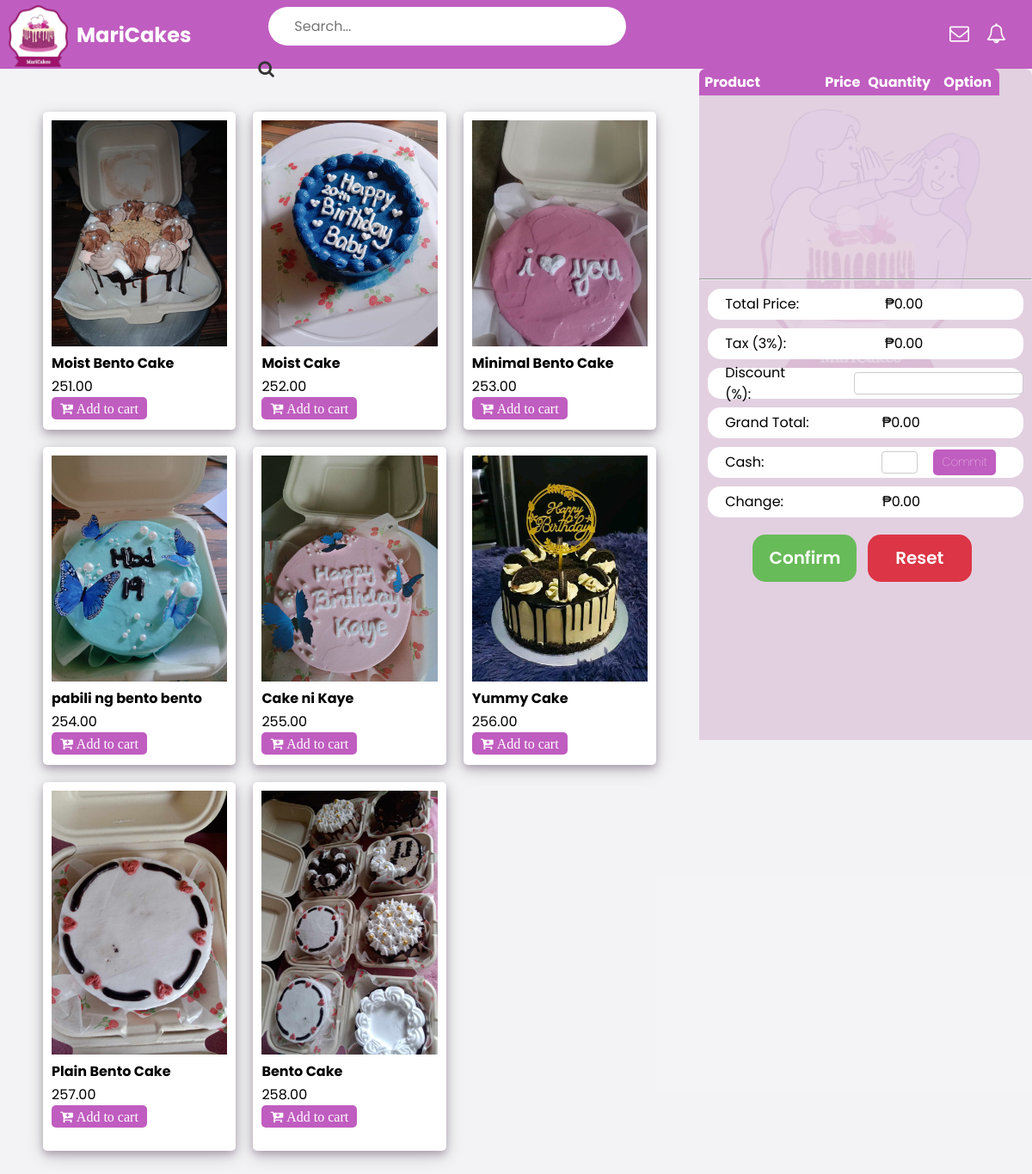
/php/index.php, run on the app's committed database.
### tables this page shows
CREATE TABLE `products` (
  `pro_id` int(50) NOT NULL,
  `pro_name` varchar(50) NOT NULL,
  `pro_price` varchar(50) NOT NULL,
  `pro_img` varchar(255) NOT NULL
);

### php/products.php (the view)
<div class="container">
         <?php
         if(mysqli_num_rows($all_products) == 0) {
         ?>
         <div class="item one">
            <img src="../assets/img/logo1.jpg">
            <h2>MariCakes</h2>
	        <p>Affordable daw?&nbsp;<button class="add">Add Cakes</button></p>
        </div>
         <?php
               } else {
         ?>
            <div class="content-items">
         <?php
            while($row = mysqli_fetch_assoc($all_products)){
         ?>
        <div class="item one product-card">
            <img src="../assets/img/<?php echo $row["pro_img"]; ?>">
            <h4><?php echo $row["pro_name"]; ?></h4>
	         <p><?php echo $row["pro_price"]; ?></p>
            <button class="fa fa-cart-plus add-to-cart">&nbsp;Add to cart</button>
        </div>
         <?php
            }
         ?>
         <?php
               }
         ?>
    </div>

### php/header.php (shortened to what this page needs)
<!DOCTYPE html>
<html>
    <head>
        <link rel="stylesheet" href="../assets/css/style.css?v=<?php echo time(); ?>">
        <link rel="stylesheet" href="../assets/css/resibo.css?v=<?php echo time(); ?>">
        <link rel="stylesheet" href="../assets/css/style_add.css?v=<?php echo time(); ?>">
        <link rel="stylesheet" href="../assets/css/screen.css?v=<?php echo time(); ?>">
        <link rel="stylesheet" href="../assets/css/addproduct.css?v=<?php echo time(); ?>">
        <link rel="stylesheet" href="https://cdnjs.cloudflare.com/ajax/libs/ionicons/2.0.1/css/ionicons.min.css">
   	    <link rel="stylesheet" href="https://cdnjs.cloudflare.com/ajax/libs/font-awesome/4.7.0/css/font-awesome.min.css">
    </head>

### php/index.php (shortened to what this page needs)
<?php
include_once "db.php";
include_once "header.php";
$sql = "SELECT * FROM products";
$all_products = $conn->query($sql);
?>
<body>
   <div class="navbar">
       <div class="navbar-left">
             <img src="../assets/img/logo.png">
          <h2>MariCakes</h2>
           <div class="search-bar">
	    <input type="text" placeholder="Search...">
            <i class="fa fa-search"></i>
	  </div>
       </div>
       <div class="navbar-right">
 	   <div class="message-icon">
	    <i class="fa fa-envelope-o"></i>
          </div>
       	  <div class="notification-icon">
	    <i class="fa fa-bell-o"></i>
          </div>
          </div>
       </div>
<?php
include('products.php');
?>
    <div class="content-sidebar summary">
         <div class="back-img order-summary">
            <img src="../assets/img/mariCakes.png">
            <table>
               <thead>
                  <tr>
                     <th>Product</th>
                     <th>Price</th>
                     <th>Quantity</th>
                     <th>Option</th>
                  </tr>
               </thead>
            </table>
    </div>
         <hr>
         <div class="bill">
            <label>Total Price:</label>
            <span class="sign1">₱<span id="total-price">0.00</span></span>
         </div>
         <div class="bill">
            <label>Tax (3%):</label>
            <span class="sign2">₱<span id="tax-amount">0.00</span></span>
         </div>
         <div class="bill">
            <label for="discount">Discount (%):</label>
            <input type="number" id="discount" class="discount-input" min="0" step="1">
         </div>
         <div class="bill">
            <label>Grand Total:</label>
            <span class="sign3">₱<span id="grand-total">0.00</span></span>
         </div>
         <div class="bill">
            <label for="cash">Cash:</label>
            <input type="number" id="cash" class="cash-input">
            <button id="commit-button" class="commit-button">Commit</button>
         </div>
         <div class="bill">
            <label>Change:</label>
            <span class="sign4"><span id="change-sign">₱</span><span id="change">0.00</span></span>
         </div>
         <div class="below-button">
            <button class="confirm" id="confirm-button">Confirm</button>
            <button class="reset" id="reset-button">Reset</button>
         </div>
    </div>
</div>
</body>
</html>

### assets/css/style.css (style rules this page uses)
* { box-sizing: border-box; margin: 0; font-family: 'Poppins', sans-serif; }
.container { display: flex; background: #f3f3f6b5; }
.navbar { background: #c05dc0; justify-content: space-between; color: #333; display: flex; align-items: center; padding: 10px; height: 80px; }
.navbar img { width: 8%; margin-top: 4px; }
.navbar h2 { color: #fff; margin: 10px; }
.navbar-right i { font-size: 23px; color: #fff; }
.navbar .navbar-right { display: flex; align-items: center; }
.navbar .navbar-left { display: flex; align-items: center; }
.notification-icon { margin: 0 20px; }
.content-items { display: grid; grid-template-columns: repeat(auto-fill, minmax(210px, 1fr)); grid-template-rows: repeat(2, 370px); grid-gap: 20px; height: 100%; max-height: 100vh; padding: 50px; width: 70%; overflow: hidden; overflow-y: scroll; }
.content-sidebar { flex: 2; height: 110%; min-height: 781px; background: #e2d0e1; color: white; position: sticky; border-radius: 8px 8px 0px 0px; }
.item { background: #fff; border-radius: 5px; box-shadow: 0 4px 8px 0 rgb(56 3 56 / 24%), 0 6px 20px 0 rgba(0, 0, 0, 0.19); padding: 10px; align-items: center; }
.item h4 { margin-bottom: 4px; }
.item img { width: 100%; height: 75%; object-fit: cover; }
.add-to-cart { background-color: #c05dc0; color: white; font-weight: 100; padding: 5px 10px; top: 0px; border-radius: 5px; position: relative; transition: 0.3s; border: none; cursor: pointer; }
.content-sidebar img { opacity: 0.1; width: 100%; position: relative; }
.search-bar { align-items: center; }
.search-bar input[type="text"] { position: relative; padding: 10px 41px; border: 1px #c05dc0; border-radius: 50px; font-size: 16px; left: 40px; }
.search-bar i { position: relative; top: 11px; left: 73px; float: left; font-size: 20px; border: 1px; }
.bill { display: flex; border-radius: 15px; background: #fff; color: black; width: -webkit-fill-available; height: 36px; align-items: center; margin: 10px; padding-left: 20px; }
.bill span { width: max-content; }
.sign1 { margin-left: 100px; }
.sign2 { margin-left: 115px; }
.sign3 { margin-left: 85px; }
.sign4 { margin-left: 115px; }
#discount { margin-left: 80px; }
#cash { margin-left: 137px;margin-right: 50px; }
.commit-button { right: 32px; background-color: #c05dc0; color: white; font-weight: 100; padding: 5px 10px; top: 0px; border-radius: 5px; position: relative; transition: 0.3s; border: none; cursor: pointer; }
.bill input { width: 117px; height: -webkit-fill-available; margin-left: 15px; border: 1px solid grey; text-align: left; border-radius: 10px; background: transparent; font-weight: 500; font-size: large; padding-top: 1px; }
.below-button { text-align: center; margin-top: 20px; }
.below-button button { border-radius: 15px; border: none; font-size: 20px; font-weight: 600; margin-right: 8px; height: 55px; width: 121px; }
.back-img { position: relative; width: auto; z-index: -1; }
.back-img thead th { position: sticky; top: 0px; }
hr { margin-top: -150px; }
.content-sidebar table { position: absolute; top: 0px; border-collapse: collapse; }
thead { border: 1px solid; }
.content-sidebar th { background-color: #c05dc0; text-align: left; padding: 3px 3px 3px 6px; border: 1px; }
th:first-child { width: 308px; text-align: left; border-radius: 8px 0px 0px 0px; overflow-x: hidden; }
th:last-child { width: 77px; text-align: center; border-radius: 0px 8px 0px 0px; }
.reset { background-color: #dc3545; border-color: #dc3545; color: white; transition: 0.3s; }
.confirm { background-color: #68bb59; border-color: #68bb59; color: white; transition: 0.3s; }

### assets/css/style_add.css (style rules this page uses)
* { margin: 0; padding: 0; font-family: 'Poppins', sans-serif; }
body { background: #f3f3f6b5; }
thead { background-color: #d19bce; border: none; }
th { padding: 8px; }
th:first-child { width: 140px; }

### data on the page
products: pro_img (picture), pro_name "Moist Bento Cake", pro_price "251.00"
products: pro_img (picture), pro_name "Moist Cake", pro_price "252.00"
products: pro_img (picture), pro_name "Minimal Bento Cake", pro_price "253.00"
products: pro_img (picture), pro_name "pabili ng bento bento", pro_price "254.00"
products: pro_img (picture), pro_name "Cake ni Kaye", pro_price "255.00"
products: pro_img (picture), pro_name "Yummy Cake", pro_price "256.00"
products: pro_img (picture), pro_name "Plain Bento Cake", pro_price "257.00"
products: pro_img (picture), pro_name "Bento Cake", pro_price "258.00"
